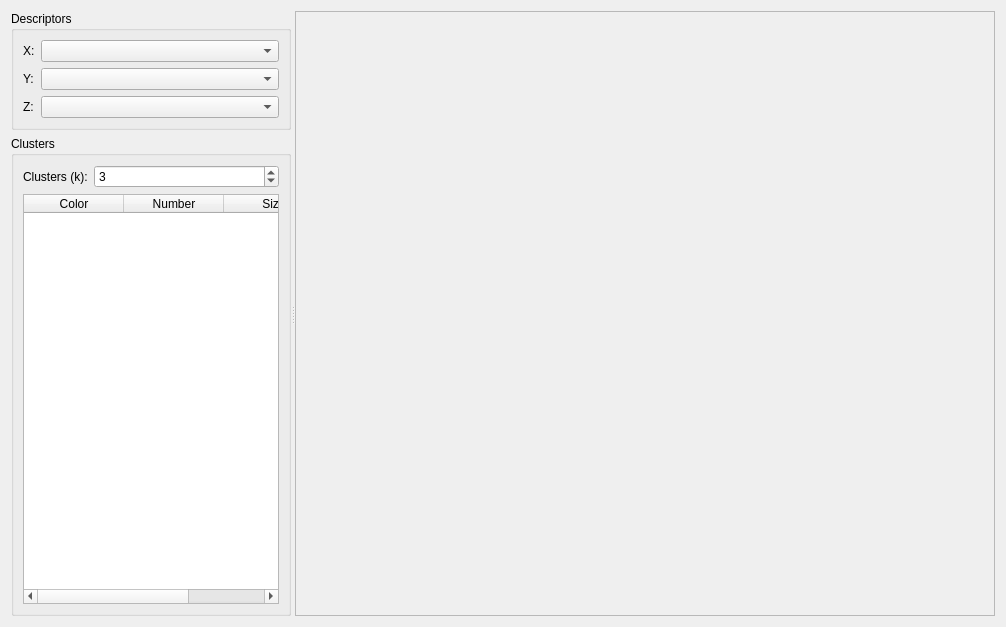
<?xml version="1.0" encoding="UTF-8"?>
<ui version="4.0">
 <class>KMeansClusteringDialog</class>
 <widget class="MongoChem::AbstractClusteringWidget" name="KMeansClusteringDialog">
  <property name="geometry">
   <rect>
    <x>0</x>
    <y>0</y>
    <width>995</width>
    <height>627</height>
   </rect>
  </property>
  <property name="windowTitle">
   <string>K-Means Clustering</string>
  </property>
  <layout class="QHBoxLayout" name="horizontalLayout">
   <item>
    <widget class="QSplitter" name="splitter">
     <property name="orientation">
      <enum>Qt::Horizontal</enum>
     </property>
     <widget class="QWidget" name="layoutWidget">
      <layout class="QVBoxLayout" name="verticalLayout_2">
       <item>
        <widget class="QGroupBox" name="descriptorsGroupBox">
         <property name="sizePolicy">
          <sizepolicy hsizetype="MinimumExpanding" vsizetype="Maximum">
           <horstretch>0</horstretch>
           <verstretch>0</verstretch>
          </sizepolicy>
         </property>
         <property name="title">
          <string>Descriptors</string>
         </property>
         <layout class="QGridLayout" name="gridLayout">
          <item row="0" column="0">
           <widget class="QLabel" name="xLabel">
            <property name="sizePolicy">
             <sizepolicy hsizetype="Maximum" vsizetype="Preferred">
              <horstretch>0</horstretch>
              <verstretch>0</verstretch>
             </sizepolicy>
            </property>
            <property name="text">
             <string>X:</string>
            </property>
           </widget>
          </item>
          <item row="0" column="1">
           <widget class="QComboBox" name="xDescriptorComboBox"/>
          </item>
          <item row="1" column="0">
           <widget class="QLabel" name="yLabel">
            <property name="text">
             <string>Y:</string>
            </property>
           </widget>
          </item>
          <item row="1" column="1">
           <widget class="QComboBox" name="yDescriptorComboBox"/>
          </item>
          <item row="2" column="0">
           <widget class="QLabel" name="zLabel">
            <property name="text">
             <string>Z:</string>
            </property>
           </widget>
          </item>
          <item row="2" column="1">
           <widget class="QComboBox" name="zDescriptorComboBox"/>
          </item>
         </layout>
        </widget>
       </item>
       <item>
        <widget class="QGroupBox" name="clustersGroupBox">
         <property name="sizePolicy">
          <sizepolicy hsizetype="MinimumExpanding" vsizetype="Preferred">
           <horstretch>0</horstretch>
           <verstretch>0</verstretch>
          </sizepolicy>
         </property>
         <property name="title">
          <string>Clusters</string>
         </property>
         <layout class="QVBoxLayout" name="verticalLayout">
          <item>
           <layout class="QHBoxLayout" name="horizontalLayout_2">
            <item>
             <widget class="QLabel" name="clustersLabel">
              <property name="text">
               <string>Clusters (k):</string>
              </property>
             </widget>
            </item>
            <item>
             <widget class="QSpinBox" name="kValueSpinBox">
              <property name="sizePolicy">
               <sizepolicy hsizetype="MinimumExpanding" vsizetype="Fixed">
                <horstretch>0</horstretch>
                <verstretch>0</verstretch>
               </sizepolicy>
              </property>
              <property name="minimum">
               <number>1</number>
              </property>
              <property name="maximum">
               <number>100</number>
              </property>
              <property name="value">
               <number>3</number>
              </property>
             </widget>
            </item>
           </layout>
          </item>
          <item>
           <widget class="QTableWidget" name="clusterTableWidget">
            <property name="editTriggers">
             <set>QAbstractItemView::NoEditTriggers</set>
            </property>
            <property name="alternatingRowColors">
             <bool>true</bool>
            </property>
            <property name="selectionBehavior">
             <enum>QAbstractItemView::SelectRows</enum>
            </property>
            <property name="sortingEnabled">
             <bool>true</bool>
            </property>
            <attribute name="horizontalHeaderShowSortIndicator" stdset="0">
             <bool>true</bool>
            </attribute>
            <attribute name="horizontalHeaderStretchLastSection">
             <bool>true</bool>
            </attribute>
            <attribute name="verticalHeaderVisible">
             <bool>false</bool>
            </attribute>
            <column>
             <property name="text">
              <string>Color</string>
             </property>
            </column>
            <column>
             <property name="text">
              <string>Number</string>
             </property>
            </column>
            <column>
             <property name="text">
              <string>Size</string>
             </property>
            </column>
           </widget>
          </item>
         </layout>
        </widget>
       </item>
      </layout>
     </widget>
     <widget class="QFrame" name="viewFrame">
      <property name="sizePolicy">
       <sizepolicy hsizetype="Expanding" vsizetype="Preferred">
        <horstretch>0</horstretch>
        <verstretch>0</verstretch>
       </sizepolicy>
      </property>
      <property name="minimumSize">
       <size>
        <width>700</width>
        <height>0</height>
       </size>
      </property>
      <property name="frameShape">
       <enum>QFrame::StyledPanel</enum>
      </property>
      <property name="frameShadow">
       <enum>QFrame::Raised</enum>
      </property>
      <layout class="QVBoxLayout" name="verticalLayout_3">
       <item>
        <layout class="QVBoxLayout" name="viewFrameLayout"/>
       </item>
      </layout>
     </widget>
    </widget>
   </item>
  </layout>
 </widget>
 <customwidgets>
  <customwidget>
   <class>MongoChem::AbstractClusteringWidget</class>
   <extends>QWidget</extends>
   <header location="global">mongochem/gui/abstractclusteringwidget.h</header>
   <container>1</container>
  </customwidget>
 </customwidgets>
 <resources/>
 <connections/>
</ui>
